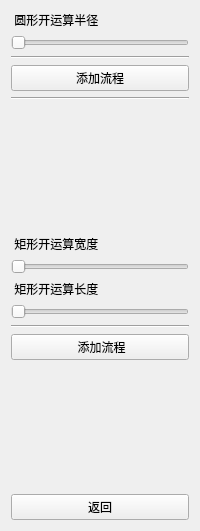
         <widget class="QWidget" name="page_20">
          <layout class="QGridLayout" name="gridLayout_11">
           <item row="0" column="0">
            <widget class="QLabel" name="label_21">
             <property name="text">
              <string> 圆形开运算半径</string>
             </property>
            </widget>
           </item>
           <item row="1" column="0">
            <widget class="QSlider" name="horizontalSlider_11">
             <property name="minimum">
              <number>1</number>
             </property>
             <property name="orientation">
              <enum>Qt::Horizontal</enum>
             </property>
            </widget>
           </item>
           <item row="2" column="0">
            <widget class="Line" name="line_28">
             <property name="orientation">
              <enum>Qt::Horizontal</enum>
             </property>
            </widget>
           </item>
           <item row="3" column="0">
            <widget class="QPushButton" name="pushButton_28">
             <property name="text">
              <string>添加流程</string>
             </property>
            </widget>
           </item>
           <item row="4" column="0">
            <widget class="Line" name="line_29">
             <property name="orientation">
              <enum>Qt::Horizontal</enum>
             </property>
            </widget>
           </item>
           <item row="5" column="0">
            <spacer name="verticalSpacer_15">
             <property name="orientation">
              <enum>Qt::Vertical</enum>
             </property>
             <property name="sizeHint" stdset="0">
              <size>
               <width>20</width>
               <height>129</height>
              </size>
             </property>
            </spacer>
           </item>
           <item row="6" column="0">
            <widget class="QLabel" name="label_22">
             <property name="text">
              <string> 矩形开运算宽度</string>
             </property>
            </widget>
           </item>
           <item row="7" column="0">
            <widget class="QSlider" name="horizontalSlider_12">
             <property name="minimum">
              <number>1</number>
             </property>
             <property name="orientation">
              <enum>Qt::Horizontal</enum>
             </property>
            </widget>
           </item>
           <item row="8" column="0">
            <widget class="QLabel" name="label_23">
             <property name="text">
              <string> 矩形开运算长度</string>
             </property>
            </widget>
           </item>
           <item row="9" column="0">
            <widget class="QSlider" name="horizontalSlider_13">
             <property name="minimum">
              <number>1</number>
             </property>
             <property name="orientation">
              <enum>Qt::Horizontal</enum>
             </property>
            </widget>
           </item>
           <item row="10" column="0">
            <widget class="Line" name="line_30">
             <property name="orientation">
              <enum>Qt::Horizontal</enum>
             </property>
            </widget>
           </item>
           <item row="11" column="0">
            <widget class="QPushButton" name="pushButton_27">
             <property name="text">
              <string> 添加流程</string>
             </property>
            </widget>
           </item>
           <item row="12" column="0">
            <spacer name="verticalSpacer_14">
             <property name="orientation">
              <enum>Qt::Vertical</enum>
             </property>
             <property name="sizeHint" stdset="0">
              <size>
               <width>20</width>
               <height>128</height>
              </size>
             </property>
            </spacer>
           </item>
           <item row="13" column="0">
            <widget class="QPushButton" name="pushButton_29">
             <property name="text">
              <string>返回</string>
             </property>
            </widget>
           </item>
          </layout>
         </widget>
